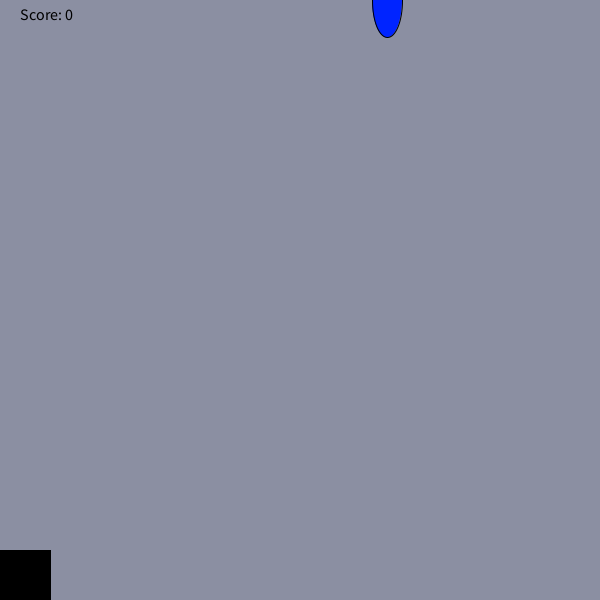
Frame 1 (no input)
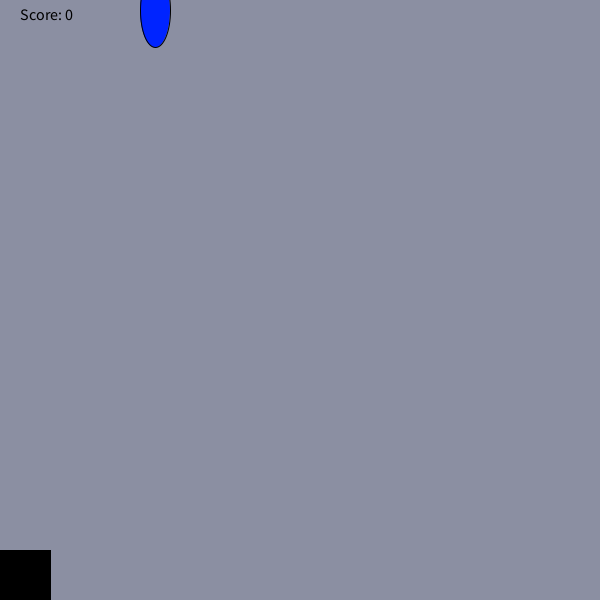
Frame 60 (the mouse pressed at the canvas centre just before this capture)
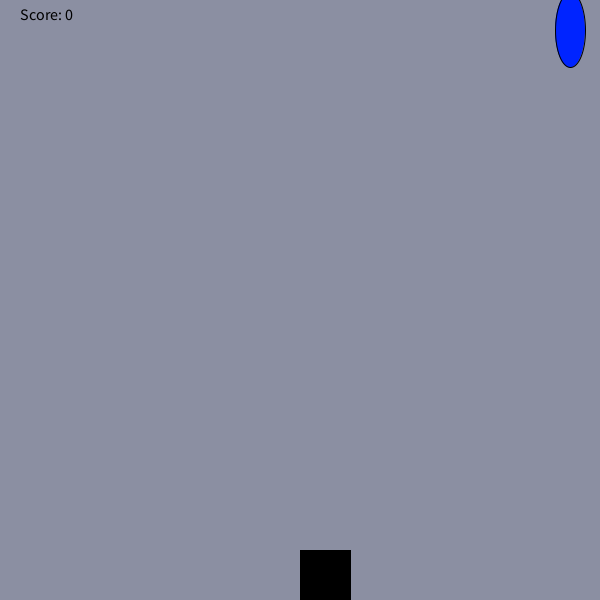
Frame 120 (the mouse held since frame 60 and released just before this capture)

The Processing sketch that drew these frames (run headless with seeded random() and noise(); from frame 60 on, the mouse is pressed at the canvas centre):

// Processing sketch: raingame
// ── raingame.pde
void setup(){
  size(600,600);
}
   int y=0;
   int x = (int) random(600);
   int score=0;
void draw(){
 
    background(139,143,162);
 
  fill(0,36,255);
  stroke(0,0,0);
  ellipse(x,y, 30,75);
  y=y+10;

  fill(0,0,0);
  rect(mouseX, 550, 50, 75);
  if(y>=575){
    if(mouseX<x+40 && mouseX>x-40){
   score=score+1;
    }
    else if(score==0){}
    else{
      score--;
    }
    y=0;
  x = (int) random(600);}
    fill(0,0,0);
    textSize(16);
    text("Score: " + score, 20,20);
}
